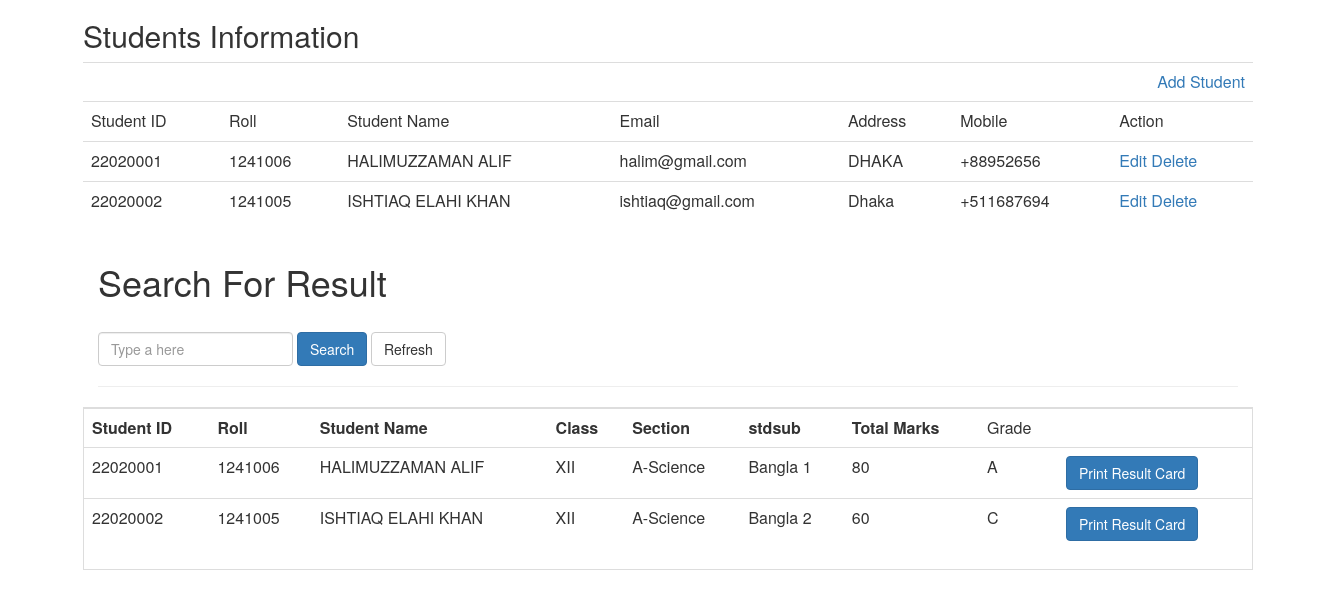
Before: / (lower part) with the older database file.
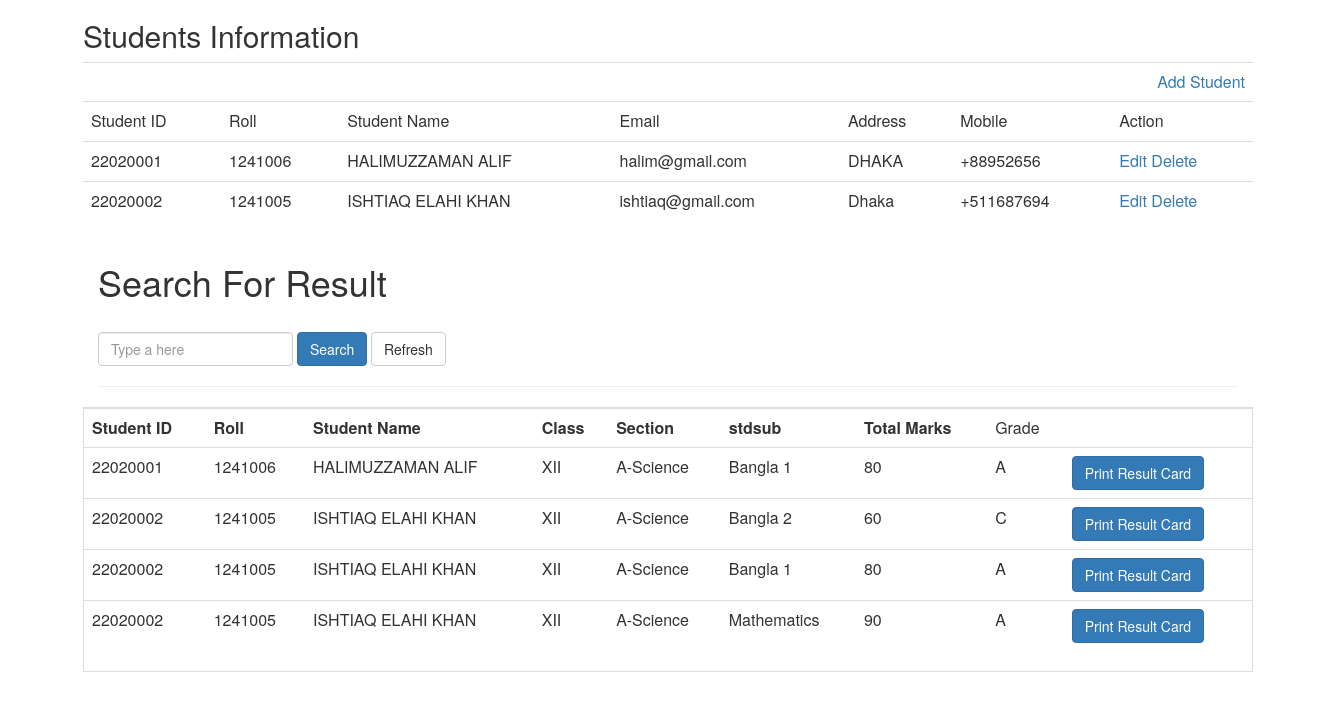
After: the same page with the newer database file.
### tables this page shows
CREATE TABLE `register` (
  `id` int(11) NOT NULL,
  `studentid` int(11) NOT NULL,
  `stdroll` int(11) NOT NULL,
  `address` text NOT NULL,
  `email` varchar(64) NOT NULL,
  `mobile` varchar(12) NOT NULL,
  `sname` varchar(50) NOT NULL
);

CREATE TABLE `students` (
  `stdsl` int(11) NOT NULL,
  `stdid` int(11) DEFAULT NULL,
  `roll` int(11) NOT NULL,
  `stdname` varchar(50) NOT NULL,
  `tmark` int(11) DEFAULT NULL,
  `stdclass` varchar(50) NOT NULL,
  `stdsection` varchar(50) NOT NULL,
  `stdgroup` varchar(50) NOT NULL,
  `stdyear` varchar(50) NOT NULL,
  `stdsub` varchar(50) NOT NULL,
  `stdexam` varchar(50) NOT NULL,
  `subjective` int(11) DEFAULT NULL,
  `objective` int(11) DEFAULT NULL,
  `practical` int(11) DEFAULT NULL
);

### application/controllers/Register.php (called while the page is built, shortened)
<?php
class Register extends CI_Controller
{
    public function __construct()
    {
        $this->load->model('register_model');
        $this->load->helper('url');
    }
    public function index()
    {
        $arrData['register_detail'] = $this->register_model->get_all_register_detail();
        $arrData['sub_detail'] = $this->register_model->get_all_sub_detail();
        $arrData['aca_detail'] = $this->register_model->get_all_academy_detail();
        $arrData['excon_detail'] = $this->register_model->get_all_excon_detail();
        $this->load->view('list', $arrData);
        $this->load->library('pagination');
        $config['total_rows'] = $this->register_model->getUserCount();
        $config['per_page'] = 5;
        $config['uri_segment'] = 3;
        $config['full_tag_open'] = '<ul class="pagination">';
        $config['full_tag_close'] = '</ul>';
        $config['attributes'] = array('class' => 'page_link');
        $config['first_link'] = 'First';
        $config['last_link'] = 'Last';
        $config['first_tag_open'] = '<li>';
        $config['first_tag_close'] = '</li>';
        $config['prev_link'] = '&laquo';
        $config['prev_tag_open'] = '<li class="prev">';
        $config['prev_tag_close'] = '</li>';
        $config['next_link'] = '&raquo';
        $config['next_tag_open'] = '<li>';
        $config['next_tag_close'] = '</li>';
        $config['last_tag_open'] = '<li>';
        $config['last_tag_close'] = '</li>';
        $config['cur_tag_open'] = '<li class="page-item active"><a href="#" class="page-link">';
        $config['cur_tag_close'] = '<span class="sr-only">(current)</span></a></li>';
        $config['num_tag_open'] = '<li>';
        $config['num_tag_close'] = '</li>';
        $page = ($this->uri->segment(3)) ? $this->uri->segment(3) : 0;
        $this->pagination->initialize($config);
        $data['link'] = $this->pagination->create_links();
        $data['message'] = '';
        $data['records'] = $this->register_model->getUserPagintaion($config['per_page'], $page);
        $this->load->view('search_data', $data);
    }
}

### index.php (called while the page is built, shortened)
<?php
require_once BASEPATH.'core/CodeIgniter.php';

### application/models/register_model.php (called while the page is built, shortened)
<?php
class Register_model extends CI_Model
{
    public function get_all_register_detail()
    {
        $this->db->select('*');
        $this->db->from('register');
        $objQuery = $this->db->get();
        return $objQuery->result_array();
    }
    public function get_all_sub_detail()
    {
        $this->db->select('*');
        $this->db->from('subjects');
        $objQuery = $this->db->get();
        return $objQuery->result_array();
    }
    public function get_all_academy_detail()
    {
        $this->db->select('*');
        $this->db->from('academy_info');
        $objQuery = $this->db->get();
        return $objQuery->result_array();
    }
    public function get_all_excon_detail()
    {
        $this->db->select('*');
        $this->db->from('excon');
        $objQuery = $this->db->get();
        return $objQuery->result_array();
    }
    public function getUserPagintaion($limit, $start)
    {
        $this->db->select('*');
        $this->db->from('students');
        $this->db->limit($limit, $start);
        $this->db->order_by('stdid');
        $query = $this->db->get();
        return $result = $query->result();
    }
    public function getUserCount()
    {
        $this->db->select("COUNT(*) as num_row");
        $this->db->from('students');
        $this->db->order_by('stdid');
        $query = $this->db->get();
        $result = $query->result();
        return $result[0]->num_row;
    }
}

### application/views/list.php (the view, shortened to what the changed rows need)
<html>
<head>
    <link rel="stylesheet" href="https://maxcdn.bootstrapcdn.com/bootstrap/3.3.7/css/bootstrap.min.css">
</head>
<body style="padding: 10px;">
    <div class="container">
        <div class="row">
            <h2>Students Information</h2>
            <table class="table">
                <?php
                foreach ($register_detail as $rg) {
                ?>
                    <tr>
                        <td><?php echo $rg['studentid']; ?></td>
                        <td><?php echo $rg['stdroll']; ?></td>
                        <td><?php echo $rg['sname']; ?></td>
                        <td><?php echo $rg['email']; ?></td>
                        <td><?php echo $rg['address']; ?></td>
                        <td><?php echo $rg['mobile']; ?></td>
                        <td><a href="<?php echo site_url('register/edit/'); ?><?php echo $rg['id']; ?>">Edit</a>
                            <a href="<?php echo site_url('register/delete/'); ?><?php echo $rg['id']; ?>">Delete</a>
                        </td>
                    </tr>
                <?php
                }
                ?>
            </table>
        </div>
    </div>
</body>
</html>

### application/views/search_data.php (shortened to what the changed rows need)
<!DOCTYPE html>
<html lang="en">
<head>
    <link rel="stylesheet" href="https://maxcdn.bootstrapcdn.com/bootstrap/3.3.7/css/bootstrap.min.css">
</head>
<body>
    <div class="container">
        <h1>Search For Result</h1>
        <br>
        <div class="row">
            <div class="table-responsive table-bordered">
                <table class="table">
                    <tr>
                        <th>Student ID</th>
                        <th>Roll</th>
                        <th>Student Name</th>
                        <th>Class</th>
                        <th>Section</th>
                        <th>stdsub</th>
                        <th>Total Marks</th>
                    </tr>
                    <?php if (count($records)) : ?>
                        <?php foreach ($records as $row) : ?>
                            <tr>
                                <td><?php echo $row->stdid; ?></td>
                                <td><?php echo $row->roll; ?></td>
                                <td><?php echo $row->stdname; ?></td>
                                <td><?php echo $row->stdclass; ?></td>
                                <td><?php echo $row->stdsection; ?></td>
                                <td><?php echo $row->stdsub; ?></td>
                                <td><?php
                                    echo $row->subjective + $row->objective + $row->practical; ?></td>
                                <td><?php
                                    if ($row->stdsub == 'Bangla 1' && ($row->subjective + $row->objective + $row->practical) >= 80) {
                                        echo "A";
                                    } else if ($row->stdsub == 'Bangla 1' && ($row->subjective + $row->objective + $row->practical) >= 70 && ($row->subjective + $row->objective + $row->practical) <= 79) {
                                        echo "B";
                                    } else if ($row->stdsub == 'Bangla 1' && ($row->subjective + $row->objective + $row->practical) >= 70 && ($row->subjective + $row->objective + $row->practical) <= 79) {
                                        echo "B";
                                    } else if (($row->subjective + $row->objective + $row->practical) >= 80) {
                                        echo "A";
                                    } else if (($row->subjective + $row->objective + $row->practical) >= 70 && ($row->subjective + $row->objective + $row->practical) <= 79) {
                                        echo "B";
                                    } else if (($row->subjective + $row->objective + $row->practical) >= 60 && ($row->subjective + $row->objective + $row->practical) <= 69) {
                                        echo "C";
                                    } else if (($row->subjective + $row->objective + $row->practical) >= 50 && ($row->subjective + $row->objective + $row->practical) <= 59) {
                                        echo "D";
                                    } else {
                                        echo "F";
                                    }
                                    ?></td>
                                <td><a href="#"><button type='submit' class='btn btn-primary'>Print Result Card</button></a></td>
                            <?php endforeach; ?>
                        <?php else : ?>
                            <center>
                                <p style="margin: 20px;">No users registered</p>
                            </center>
                        <?php endif ?>
                </table>
            </div>
            <br>
        </div>
    </div>
</body>
</html>

Changed rows visible on the page:
added students: stdid "22020002", roll "1241005", stdname "ISHTIAQ ELAHI KHAN", stdclass "XII", stdsection "A-Science", stdsub "Bangla 1", $row->subjective + $row->objective + $row->practical "80"
added students: stdid "22020002", roll "1241005", stdname "ISHTIAQ ELAHI KHAN", stdclass "XII", stdsection "A-Science", stdsub "Mathematics", $row->subjective + $row->objective + $row->practical "90"
